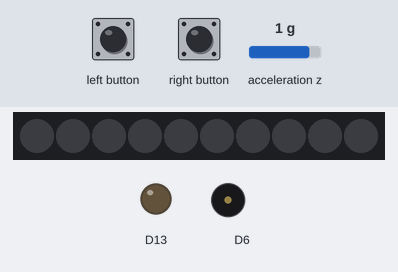
Simulated run of this sketch. Board: Adafruit Circuit Playground Express. Parts: 10 RGB LEDs in strip order, left to right, output pins drawn as LEDs (lit = HIGH), buzzer (waves = sounding). The inputs (shaded band) are chosen by the test bench; at power-on: acceleration z 1 g.

Above: at 4.2 s.
4.3 s: left button pressed for 0.15 s
At 4.55 s:
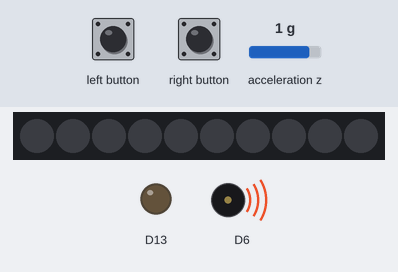
6.1 s: right button pressed for 1 s
At 7.6 s:
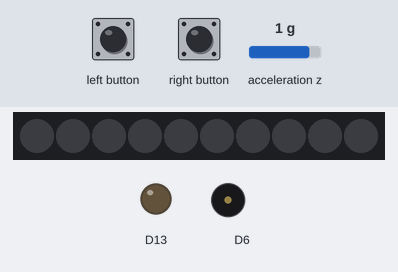
8.6 s: right button pressed for 3.2 s
At 8.75 s:
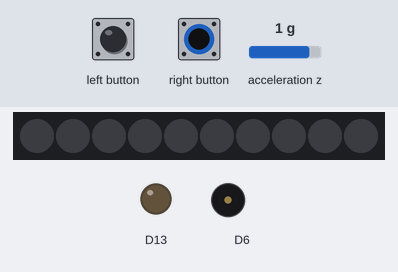
13.3 s: left button pressed for 3.2 s
At 17.0 s:
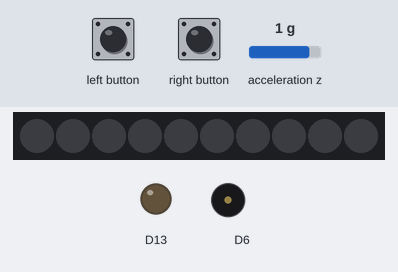
Timing chart, 0 to 18.5 s (numbered marks = the images above; inputs shaded):
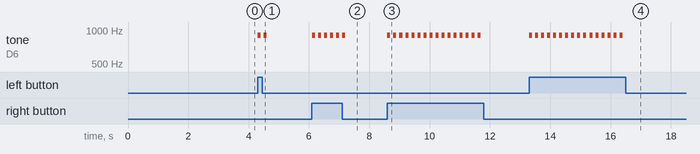

The sketch:

slouch_detector.ino
```cpp
#include <Adafruit_CircuitPlayground.h>

#define SLOUCH_ANGLE        10.0
#define SLOUCH_TIME         3000
#define GRAVITY             9.80665
#define RAD2DEG             52.29578
int presets[3][2][3] = {
  {{22, 255, 22}, {255, 22, 22}},
  {{22, 22, 255}, {128, 128, 22}},
  {{255, 22, 22}, {128, 128, 128}}
};
int preset = 0;

float currentAngle;
float targetAngle;
unsigned long slouchStartTime;
bool slouching;

void setup() {
  CircuitPlayground.begin();

  targetAngle = 0;
}


void loop() {

  currentAngle = RAD2DEG * asin(-CircuitPlayground.motionZ() / GRAVITY);

  if ((CircuitPlayground.leftButton()) || (CircuitPlayground.rightButton())) {
    targetAngle = currentAngle;
    CircuitPlayground.playTone(900,100);
    delay(100);
    CircuitPlayground.playTone(900,100);
    delay(100);
  }

  if (currentAngle - targetAngle > SLOUCH_ANGLE) {
    if (!slouching) slouchStartTime = millis();
    slouching =true;
  } else {
    slouching =false;
  }

  if (slouching) {
    if (millis() - slouchStartTime > SLOUCH_TIME) {
      // Play a tone
      CircuitPlayground.playTone(800, 500);
      preset=(preset + 1)%3;
    for (int i = 0; i < 10; i++) {
      CircuitPlayground.setPixelColor(
        i, presets[preset][i % 2][0], presets[preset][i % 2][1], presets[preset][i % 2][2]);
    }
  }
  }
  }
```

Measured:
- after the input at 4.3 s, tone on D6: alternates 900 Hz for 0.10 s and silent for 0.10 s, 4 changes in all, then stays silent, starting at once
- after the input at 6.1 s, tone on D6: alternates 900 Hz for 0.10 s and silent for 0.10 s, 12 changes in all, then stays silent, starting at once
- after the input at 8.6 s, tone on D6: alternates 900 Hz for 0.10 s and silent for 0.10 s, 32 changes in all, then stays silent, starting at once
- after the input at 13.3 s, tone on D6: alternates 900 Hz for 0.10 s and silent for 0.10 s, 32 changes in all, then stays silent, starting at once
